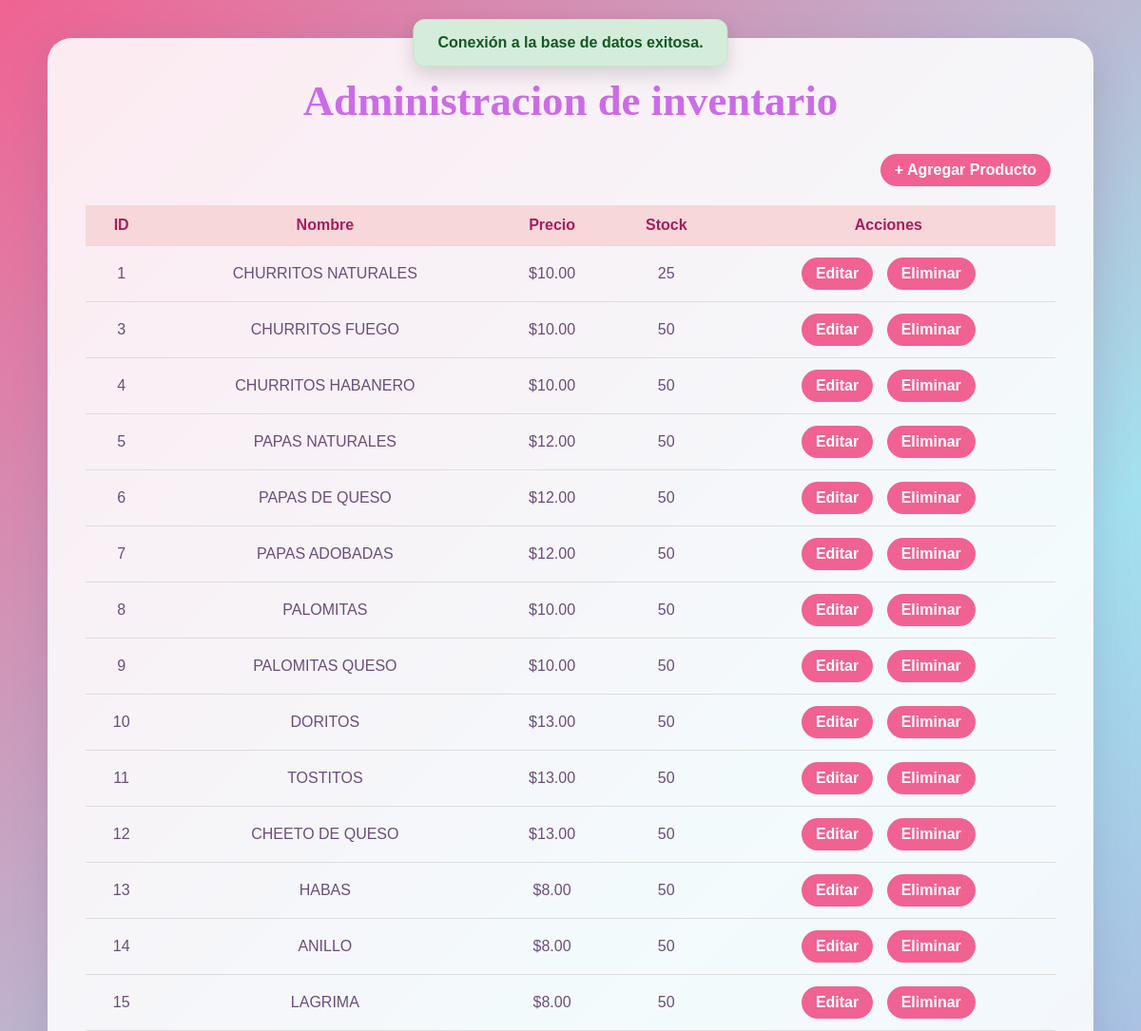
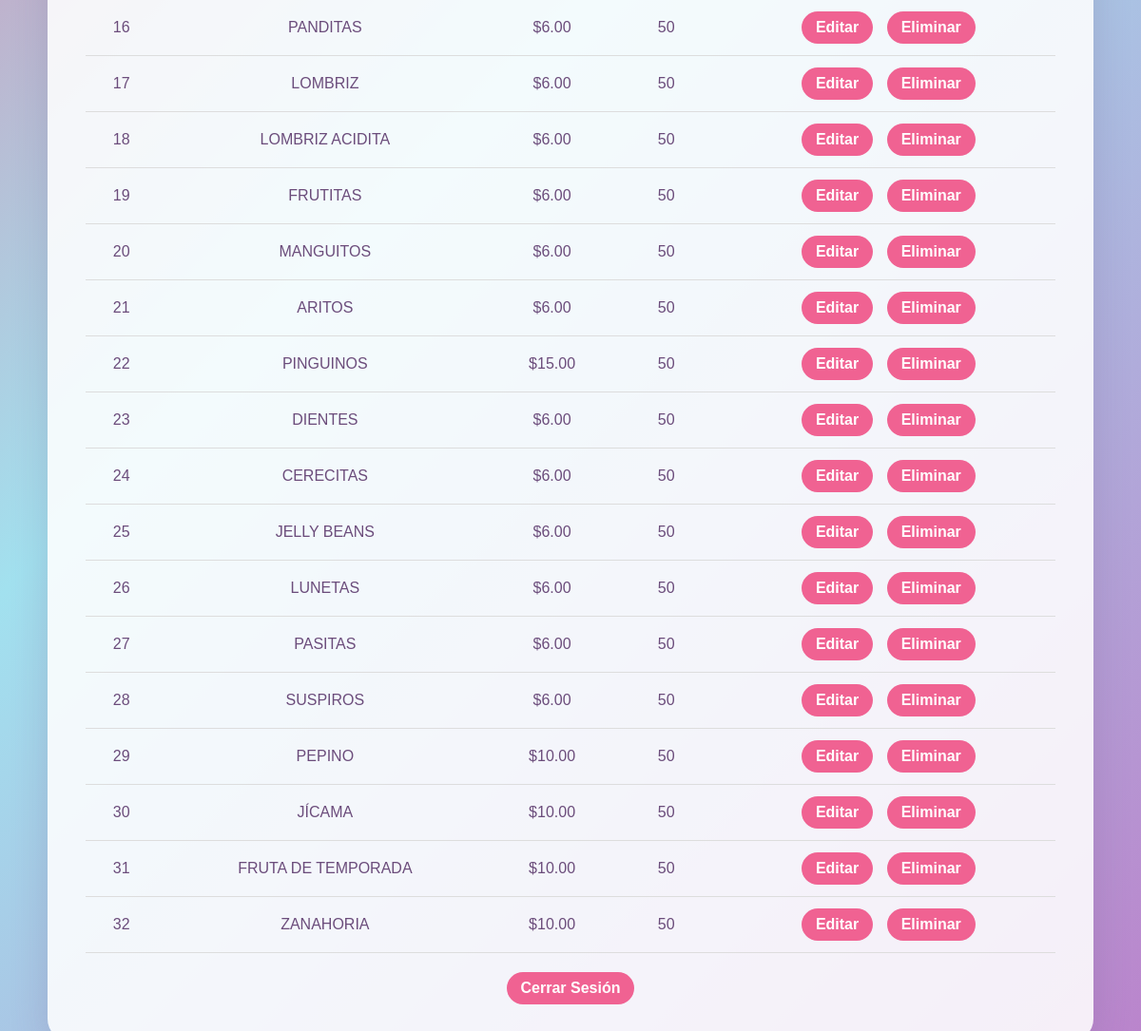
Page /admin.php (signed in) on the committed database (2 pictures, top to bottom).
### tables this page shows
CREATE TABLE `productos` (
  `id_producto` int(11) NOT NULL,
  `nombre` varchar(50) NOT NULL,
  `precio` decimal(10,2) NOT NULL,
  `stock` int(11) NOT NULL DEFAULT '0'
);

### admin.php (the view, shortened to what this page needs)
<?php
require 'conexion.php';
$stmt = $conn->query("SELECT * FROM productos");
$productos = $stmt->fetchAll(PDO::FETCH_ASSOC);
?>
<!DOCTYPE html>
<html lang="es">
<head>
</head>
<body>
<div class="contenedor-principal">
    <h1>Administracion de inventario</h1>
    <div class="agregar">
        <a href="agregar_producto.php" class="boton">+ Agregar Producto</a>
    </div>
    <table>
        <thead>
            <tr>
                <th>ID</th>
                <th>Nombre</th>
                <th>Precio</th>
                <th>Stock</th>
                <th>Acciones</th>
            </tr>
        </thead>
        <tbody>
            <?php foreach ($productos as $producto): ?>
            <tr>
                <td><?= htmlspecialchars($producto['id_producto']) ?></td>
                <td><?= htmlspecialchars($producto['nombre']) ?></td>
                <td>$<?= number_format($producto['precio'], 2) ?></td>
                <td><?= htmlspecialchars($producto['stock']) ?></td>
                <td>
                    <a href="editar_producto.php?id=<?= $producto['id_producto'] ?>" class="boton">Editar</a>
                    <a href="eliminar_producto.php?id=<?= $producto['id_producto'] ?>" class="boton" onclick="return confirm('¿Estás seguro de eliminar este producto?');">Eliminar</a>
                </td>
            </tr>
            <?php endforeach; ?>
        </tbody>
    </table>
    <div class="logout">
        <a href="logout.php" class="boton">Cerrar Sesión</a>
    </div>
</div>
</body>
</html>

### admin.php (style rules this page uses)
* { box-sizing: border-box; margin: 0; padding: 0; }
body { font-family: 'Poppins', sans-serif; background: linear-gradient(135deg, #f06292, #a2e1ef, #bb82cb); color: #4c306e; padding: 40px; min-height: 100vh; display: flex; justify-content: center; align-items: flex-start; }
.contenedor-principal { background: #ffffffdd; border-radius: 25px; padding: 40px; max-width: 1100px; width: 100%; box-shadow: 0 10px 40px rgba(107, 76, 123, 0.2); }
h1 { font-family: 'Baloo 2', cursive; font-size: 2.8rem; color: #cb6ce6; margin-bottom: 30px; text-align: center; }
table { width: 100%; border-collapse: collapse; margin-top: 20px; }
th, td { padding: 12px 15px; border-bottom: 1px solid #ddd; text-align: center; color: #6b4c7b; }
th { background-color: #f8d7da; color: #a71d5d; font-weight: 700; }
a.boton { background: #f06292; color: white; padding: 8px 15px; border-radius: 25px; font-weight: 600; text-decoration: none; margin: 0 5px; display: inline-block; transition: background 0.3s ease; }
.agregar { text-align: right; margin-bottom: 20px; }
.logout { margin-top: 20px; text-align: center; }

### rows in the picture
productos: id_producto "1", nombre "CHURRITOS NATURALES", precio "10.00", stock "25"
productos: id_producto "3", nombre "CHURRITOS FUEGO", precio "10.00", stock "50"
productos: id_producto "4", nombre "CHURRITOS HABANERO", precio "10.00", stock "50"
productos: id_producto "5", nombre "PAPAS NATURALES", precio "12.00", stock "50"
productos: id_producto "6", nombre "PAPAS DE QUESO", precio "12.00", stock "50"
productos: id_producto "7", nombre "PAPAS ADOBADAS", precio "12.00", stock "50"
productos: id_producto "8", nombre "PALOMITAS", precio "10.00", stock "50"
productos: id_producto "9", nombre "PALOMITAS QUESO", precio "10.00", stock "50"
productos: id_producto "10", nombre "DORITOS", precio "13.00", stock "50"
productos: id_producto "11", nombre "TOSTITOS", precio "13.00", stock "50"
productos: id_producto "12", nombre "CHEETO DE QUESO", precio "13.00", stock "50"
productos: id_producto "13", nombre "HABAS", precio "8.00", stock "50"
productos: id_producto "14", nombre "ANILLO", precio "8.00", stock "50"
productos: id_producto "15", nombre "LAGRIMA", precio "8.00", stock "50"
productos: id_producto "16", nombre "PANDITAS", precio "6.00", stock "50"
productos: id_producto "17", nombre "LOMBRIZ", precio "6.00", stock "50"
productos: id_producto "18", nombre "LOMBRIZ ACIDITA", precio "6.00", stock "50"
productos: id_producto "19", nombre "FRUTITAS", precio "6.00", stock "50"
productos: id_producto "20", nombre "MANGUITOS", precio "6.00", stock "50"
productos: id_producto "21", nombre "ARITOS", precio "6.00", stock "50"
productos: id_producto "22", nombre "PINGUINOS", precio "15.00", stock "50"
productos: id_producto "23", nombre "DIENTES", precio "6.00", stock "50"
productos: id_producto "24", nombre "CERECITAS", precio "6.00", stock "50"
productos: id_producto "25", nombre "JELLY BEANS", precio "6.00", stock "50"
productos: id_producto "26", nombre "LUNETAS", precio "6.00", stock "50"
productos: id_producto "27", nombre "PASITAS", precio "6.00", stock "50"
productos: id_producto "28", nombre "SUSPIROS", precio "6.00", stock "50"
productos: id_producto "29", nombre "PEPINO", precio "10.00", stock "50"
productos: id_producto "30", nombre "JÍCAMA", precio "10.00", stock "50"
productos: id_producto "31", nombre "FRUTA DE TEMPORADA", precio "10.00", stock "50"
productos: id_producto "32", nombre "ZANAHORIA", precio "10.00", stock "50"
